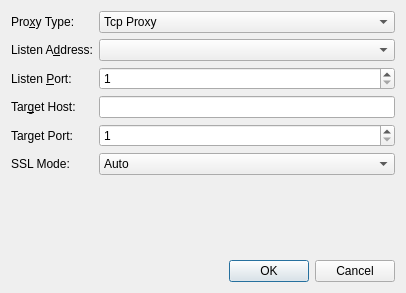
<?xml version="1.0" encoding="UTF-8"?>
<ui version="4.0">
 <class>ListenerEditDialog</class>
 <widget class="QDialog" name="ListenerEditDialog">
  <property name="geometry">
   <rect>
    <x>0</x>
    <y>0</y>
    <width>406</width>
    <height>293</height>
   </rect>
  </property>
  <property name="windowTitle">
   <string>Edit Listener</string>
  </property>
  <layout class="QGridLayout" name="gridLayout">
   <item row="0" column="0">
    <layout class="QFormLayout" name="formLayout">
     <item row="0" column="0">
      <widget class="QLabel" name="label_6">
       <property name="text">
        <string>Pro&amp;xy Type:</string>
       </property>
       <property name="buddy">
        <cstring>proxyTypeCombo</cstring>
       </property>
      </widget>
     </item>
     <item row="0" column="1">
      <widget class="QComboBox" name="proxyTypeCombo">
       <item>
        <property name="text">
         <string>Tcp Proxy</string>
        </property>
       </item>
       <item>
        <property name="text">
         <string>HTTP Proxy</string>
        </property>
       </item>
      </widget>
     </item>
     <item row="1" column="0">
      <widget class="QLabel" name="label">
       <property name="text">
        <string>Listen A&amp;ddress:</string>
       </property>
       <property name="buddy">
        <cstring>listenAddressCombo</cstring>
       </property>
      </widget>
     </item>
     <item row="1" column="1">
      <widget class="QComboBox" name="listenAddressCombo"/>
     </item>
     <item row="2" column="0">
      <widget class="QLabel" name="label_2">
       <property name="text">
        <string>Listen &amp;Port:</string>
       </property>
       <property name="buddy">
        <cstring>listenPortSpin</cstring>
       </property>
      </widget>
     </item>
     <item row="2" column="1">
      <widget class="QSpinBox" name="listenPortSpin">
       <property name="minimum">
        <number>1</number>
       </property>
       <property name="maximum">
        <number>65535</number>
       </property>
      </widget>
     </item>
     <item row="3" column="0">
      <widget class="QLabel" name="label_3">
       <property name="text">
        <string>Tar&amp;get Host:</string>
       </property>
       <property name="buddy">
        <cstring>targetHostEdit</cstring>
       </property>
      </widget>
     </item>
     <item row="3" column="1">
      <widget class="HostnameLineEdit" name="targetHostEdit"/>
     </item>
     <item row="4" column="0">
      <widget class="QLabel" name="label_4">
       <property name="text">
        <string>Target Port:</string>
       </property>
      </widget>
     </item>
     <item row="4" column="1">
      <widget class="QSpinBox" name="targetPortSpin">
       <property name="minimum">
        <number>1</number>
       </property>
       <property name="maximum">
        <number>65535</number>
       </property>
      </widget>
     </item>
     <item row="5" column="0">
      <widget class="QLabel" name="label_5">
       <property name="text">
        <string>SSL Mode:</string>
       </property>
      </widget>
     </item>
     <item row="5" column="1">
      <widget class="QComboBox" name="sslModeCombo">
       <item>
        <property name="text">
         <string>Auto</string>
        </property>
       </item>
       <item>
        <property name="text">
         <string>SSL Strip Client Connection</string>
        </property>
       </item>
       <item>
        <property name="text">
         <string>SSL Strip Server Connection</string>
        </property>
       </item>
       <item>
        <property name="text">
         <string>Dumb Proxy</string>
        </property>
       </item>
      </widget>
     </item>
    </layout>
   </item>
   <item row="1" column="0">
    <widget class="QDialogButtonBox" name="buttonBox">
     <property name="orientation">
      <enum>Qt::Horizontal</enum>
     </property>
     <property name="standardButtons">
      <set>QDialogButtonBox::Cancel|QDialogButtonBox::Ok</set>
     </property>
    </widget>
   </item>
  </layout>
 </widget>
 <customwidgets>
  <customwidget>
   <class>HostnameLineEdit</class>
   <extends>QLineEdit</extends>
   <header>utils/hostnamelineedit.h</header>
  </customwidget>
 </customwidgets>
 <resources/>
 <connections>
  <connection>
   <sender>buttonBox</sender>
   <signal>accepted()</signal>
   <receiver>ListenerEditDialog</receiver>
   <slot>accept()</slot>
   <hints>
    <hint type="sourcelabel">
     <x>248</x>
     <y>254</y>
    </hint>
    <hint type="destinationlabel">
     <x>157</x>
     <y>274</y>
    </hint>
   </hints>
  </connection>
  <connection>
   <sender>buttonBox</sender>
   <signal>rejected()</signal>
   <receiver>ListenerEditDialog</receiver>
   <slot>reject()</slot>
   <hints>
    <hint type="sourcelabel">
     <x>316</x>
     <y>260</y>
    </hint>
    <hint type="destinationlabel">
     <x>286</x>
     <y>274</y>
    </hint>
   </hints>
  </connection>
 </connections>
</ui>
